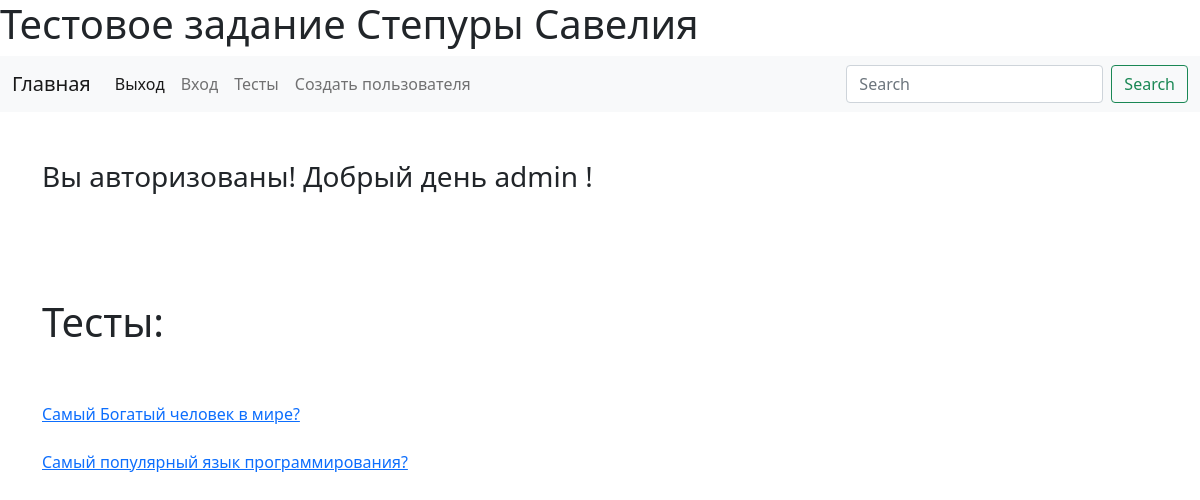
Screenshot of /polls/ (signed in) with the database file from the repository.
### auth_users/models.py (models this page shows)
class User(AbstractUser):
    WHOISIT = [
        ('student', 'Stud'),  # Это реализовывается именно так, мы делаем типа селектор - вид для db/вид для внешнего
        ('teacher', 'Teach'),
    ]
    status = models.CharField(choices=WHOISIT, default='student', max_length=255)
    phone = PhoneField(blank=True, help_text='Contact phone number')

### polls/models.py (models this page shows)
class Poll(models.Model):
    author = models.ForeignKey(User, on_delete=models.SET_NULL, null=True)
    title = models.CharField(max_length=255)
    def __str__(self):
        return self.title

### polls/views.py (the view)
# urls.py: path('polls/', polls_view),
def polls_view(request):
    cntx = {
        'tests':  Poll.objects.all(),
    }
    return render(request, 'polls.html', context=cntx)

### templates/polls.html
{% extends "base.html" %}
{% load static %}
{% block content %}
    <div class="container">
      <h1>Тесты:</h1>
        <br>
        <br>
        {% for test in tests %}
         <a href="/polls/{{test.pk}}">{{ test }}</a>
        <br> <br>
        {% endfor %}
        <br>
    </div>
{% endblock %}

### templates/base.html (shortened to what this page needs)
<!doctype html>
{% load static %}
<html lang="en">
  <head>
    <link href="https://cdn.jsdelivr.net/npm/bootstrap@5.0.0-beta1/dist/css/bootstrap.min.css" rel="stylesheet">
  </head>
  <body>
    <h1>Тестовое задание Степуры Савелия</h1>
    <nav class="navbar navbar-expand-lg navbar-light bg-light">
      <div class="container-fluid">
        <a class="navbar-brand" href="/">Главная</a>
        <div class="collapse navbar-collapse" id="navbarSupportedContent">
          <ul class="navbar-nav me-auto mb-2 mb-lg-0">
            <li class="nav-item">
              <a class="nav-link active" aria-current="page" href="/logout">Выход</a>
            </li>
            <li class="nav-item">
              <a class="nav-link" href="/login">Вход</a>
            </li>
            <li class="nav-item">
              <a class="nav-link" href="/polls">Тесты</a>
            </li>
            <li class="nav-item">
              <a class="nav-link" href="/signup">Создать пользователя</a>
            </li>
          </ul>
          <form class="d-flex">
            <input class="form-control me-2" type="search" placeholder="Search" aria-label="Search">
            <button class="btn btn-outline-success" type="submit">Search</button>
          </form>
        </div>
      </div>
    </nav>
    <br>
    <br>
     <div class="container">
        {% if request.user.is_authenticated %}
            <h3>Вы авторизованы! Добрый день {{ request.user.username }} !</h3>
        {% else %}
            <h3>Вы неавторизированы на сайте!</h3>
        {% endif %}
       <br>
       <br>
     </div>
      <br>
      <br>
    {% block content %}
    {% endblock %}
  </body>
</html>

### rows the page displays
Poll: title "Самый Богатый человек в мире?"
Poll: title "Самый популярный язык программирования?"

### other values shown
{{ request.user.username }} "admin"
